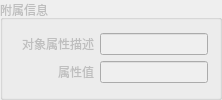
         <widget class="QGroupBox" name="groupBox_3">
          <property name="enabled">
           <bool>false</bool>
          </property>
          <property name="title">
           <string>附属信息</string>
          </property>
          <layout class="QGridLayout" name="gridLayout_5">
           <item row="0" column="0">
            <layout class="QGridLayout" name="gridLayout_6">
             <item row="0" column="0">
              <widget class="QLabel" name="label_29">
               <property name="sizePolicy">
                <sizepolicy hsizetype="Fixed" vsizetype="Fixed">
                 <horstretch>0</horstretch>
                 <verstretch>0</verstretch>
                </sizepolicy>
               </property>
               <property name="minimumSize">
                <size>
                 <width>80</width>
                 <height>0</height>
                </size>
               </property>
               <property name="maximumSize">
                <size>
                 <width>80</width>
                 <height>16777215</height>
                </size>
               </property>
               <property name="layoutDirection">
                <enum>Qt::LeftToRight</enum>
               </property>
               <property name="text">
                <string>对象属性描述</string>
               </property>
               <property name="alignment">
                <set>Qt::AlignRight|Qt::AlignTrailing|Qt::AlignVCenter</set>
               </property>
              </widget>
             </item>
             <item row="0" column="1">
              <widget class="QLineEdit" name="meter_object_box"/>
             </item>
             <item row="1" column="0">
              <widget class="QLabel" name="label_24">
               <property name="sizePolicy">
                <sizepolicy hsizetype="Fixed" vsizetype="Fixed">
                 <horstretch>0</horstretch>
                 <verstretch>0</verstretch>
                </sizepolicy>
               </property>
               <property name="minimumSize">
                <size>
                 <width>80</width>
                 <height>0</height>
                </size>
               </property>
               <property name="maximumSize">
                <size>
                 <width>80</width>
                 <height>16777215</height>
                </size>
               </property>
               <property name="layoutDirection">
                <enum>Qt::LeftToRight</enum>
               </property>
               <property name="text">
                <string>属性值</string>
               </property>
               <property name="alignment">
                <set>Qt::AlignRight|Qt::AlignTrailing|Qt::AlignVCenter</set>
               </property>
              </widget>
             </item>
             <item row="1" column="1">
              <widget class="QLineEdit" name="meter_attr_box"/>
             </item>
            </layout>
           </item>
          </layout>
         </widget>
